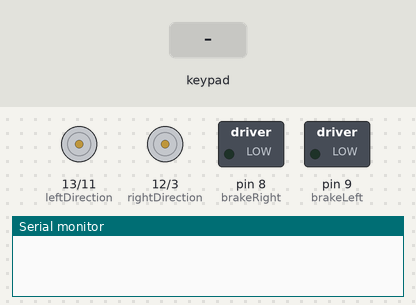
A sketch run on a simulated Arduino Uno, built with avr-gcc and run on an emulated ATmega328P. Shown: direction and speed pins drawn as motors (green arrow = direction pin HIGH = forward, orange = LOW = backward, longer = more drive), switched loads named in the sketch (green lamp = pin HIGH), the last lines printed to the serial monitor. The test bench sets the inputs (shaded band).

Above: at 1.2 s.
1.3 s: key 'U' pressed
At 1.9 s:
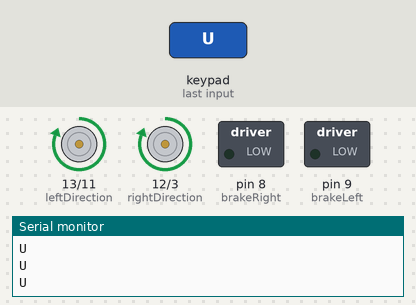
2.8 s: key 'D' pressed
At 4.0 s:
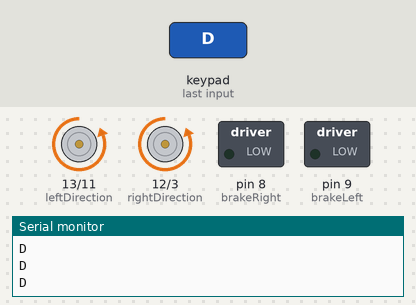
4.3 s: key 'L' pressed
At 5.4 s:
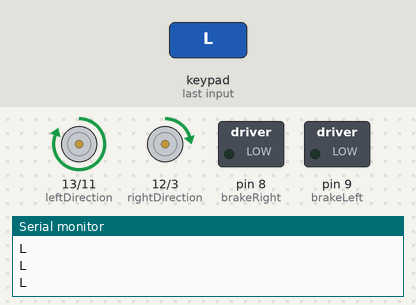
6.2 s: key 'R' pressed
At 6.8 s:
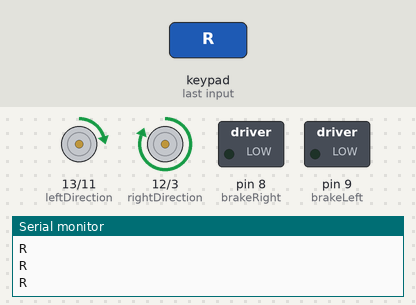
7.7 s: key 'U' pressed
At 8.0 s:
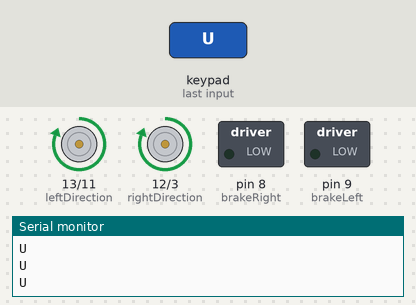
9.2 s: key 'D' pressed
At 10.3 s:
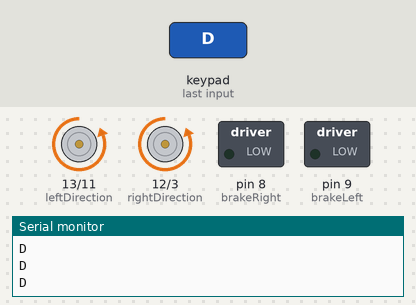
Timing chart, 0 to 11.7 s (numbered marks = the images above; inputs shaded):
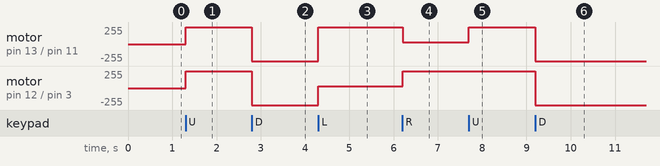

The sketch:

SARA.ino
```cpp
#define CUSTOM_SETTINGS
#define INCLUDE_GAMEPAD_MODULE
#include <Dabble.h>

int rightDirection = 12;
int rightPWM = 3;
int brakeLeft = 9;

int leftDirection = 13;
int leftPWM = 11;
int brakeRight = 8;

int speed = 5;

int incomingByte = 0;

void setup() {
  Serial.begin(9600);
  Dabble.begin(9600);

  pinMode(rightDirection, OUTPUT);
  pinMode(rightPWM, OUTPUT);
  pinMode(brakeRight, OUTPUT);

  pinMode(leftDirection, OUTPUT);
  pinMode(leftPWM, OUTPUT);
  pinMode(brakeLeft, OUTPUT);
}

void loop() {

  Dabble.processInput();
  if(GamePad.isUpPressed()){
    Serial.println("U");

    digitalWrite(rightDirection, HIGH); //Motor control for forward
    analogWrite(rightPWM, speed*51);
    digitalWrite(brakeRight, LOW);

    digitalWrite(leftDirection, HIGH);
    analogWrite(leftPWM, speed*51);
    digitalWrite(brakeLeft, LOW);
  }
  if(GamePad.isDownPressed()){
    Serial.println("D");
    digitalWrite(rightDirection, LOW); //Motor control for backward
    analogWrite(rightPWM, speed*51);
    digitalWrite(brakeRight, LOW);

    digitalWrite(leftDirection, LOW);
    analogWrite(leftPWM, speed*51);
    digitalWrite(brakeLeft, LOW);
  }
  if(GamePad.isRightPressed()){
    Serial.println("R");
    digitalWrite(rightDirection, HIGH); //Motor control for right
    analogWrite(rightPWM, speed*51);
    digitalWrite(brakeRight, LOW);

    digitalWrite(leftDirection, HIGH);
    analogWrite(leftPWM, speed*5);
    digitalWrite(brakeLeft, LOW);
  }
  if(GamePad.isLeftPressed()){
    Serial.println("L");
    digitalWrite(rightDirection, HIGH); //Motor control for left
    analogWrite(rightPWM, speed*5);
    digitalWrite(brakeRight, LOW);

    digitalWrite(leftDirection, HIGH);
    analogWrite(leftPWM, speed*51);
    digitalWrite(brakeLeft, LOW);
  }
  if(GamePad.isCrossPressed()){
    Serial.println("Stop");
    digitalWrite(rightDirection, LOW); //Motor control for brakes
    analogWrite(rightPWM, 0);
    digitalWrite(brakeRight, HIGH);

    digitalWrite(leftDirection, LOW);
    analogWrite(leftPWM, 0);
    digitalWrite(brakeLeft, HIGH);
  }
  if(GamePad.isSquarePressed()){
    speed = 2.5;
  }
  if(GamePad.isCirclePressed()){
    speed = 5;
  }
}
```

Measured:
- after the input at 1.3 s, motor on pin 13 (leftDirection) / pin 11 (leftPWM), motor on pin 12 (rightDirection) / pin 3 (rightPWM): stopped → forward 255/255 at once
- after the input at 2.8 s, motor on pin 13 (leftDirection) / pin 11 (leftPWM), motor on pin 12 (rightDirection) / pin 3 (rightPWM): forward 255/255 → backward 255/255 at once
- after the input at 4.3 s, motor on pin 13 (leftDirection) / pin 11 (leftPWM): backward 255/255 → forward 255/255 at once; motor on pin 12 (rightDirection) / pin 3 (rightPWM): backward 255/255 → forward 25/255 at once
- after the input at 6.2 s, motor on pin 13 (leftDirection) / pin 11 (leftPWM): forward 255/255 → forward 25/255 at once; motor on pin 12 (rightDirection) / pin 3 (rightPWM): forward 25/255 → forward 255/255 at once
- after the input at 7.7 s, motor on pin 13 (leftDirection) / pin 11 (leftPWM): forward 25/255 → forward 255/255 at once
- after the input at 9.2 s, motor on pin 13 (leftDirection) / pin 11 (leftPWM), motor on pin 12 (rightDirection) / pin 3 (rightPWM): forward 255/255 → backward 255/255 at once
